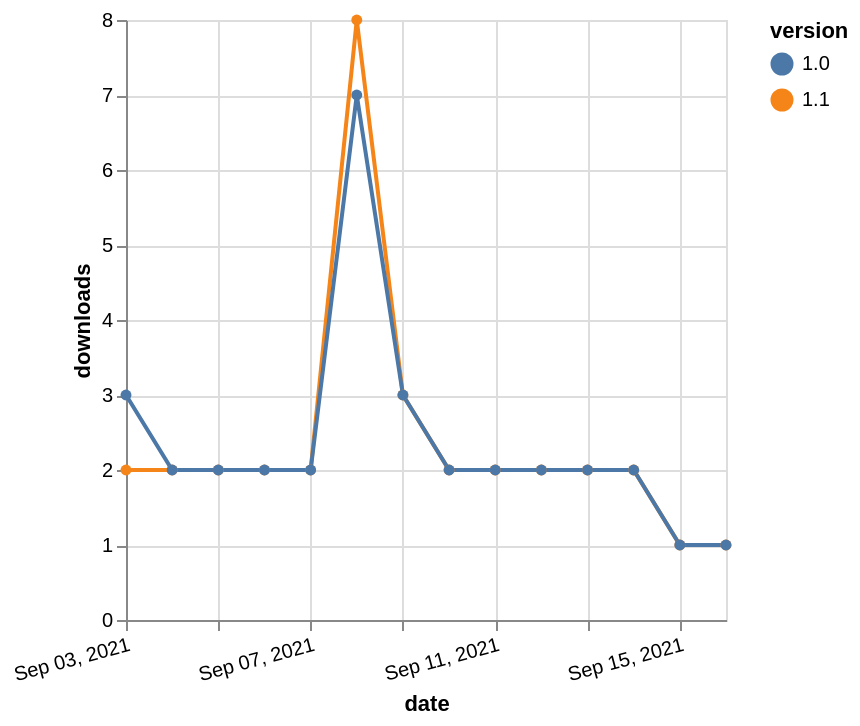

Here is the Vega-Lite specification saved for this chart:
### Vega-Lite specification from a JSON file in a GitHub repository (floating-point values rounded to 4 significant figures)
{"$schema": "https://vega.github.io/schema/vega-lite/v5.json", "description": "A simple bar chart with embedded data.", "data": {"values": [{"date": "2021-09-03", "total": 4091, "delta": 2, "version": "1.1"}, {"date": "2021-09-04", "total": 4093, "delta": 2, "version": "1.1"}, {"date": "2021-09-05", "total": 4095, "delta": 2, "version": "1.1"}, {"date": "2021-09-06", "total": 4097, "delta": 2, "version": "1.1"}, {"date": "2021-09-07", "total": 4099, "delta": 2, "version": "1.1"}, {"date": "2021-09-08", "total": 4107, "delta": 8, "version": "1.1"}, {"date": "2021-09-09", "total": 4110, "delta": 3, "version": "1.1"}, {"date": "2021-09-10", "total": 4112, "delta": 2, "version": "1.1"}, {"date": "2021-09-11", "total": 4114, "delta": 2, "version": "1.1"}, {"date": "2021-09-12", "total": 4116, "delta": 2, "version": "1.1"}, {"date": "2021-09-13", "total": 4118, "delta": 2, "version": "1.1"}, {"date": "2021-09-14", "total": 4120, "delta": 2, "version": "1.1"}, {"date": "2021-09-15", "total": 4121, "delta": 1, "version": "1.1"}, {"date": "2021-09-16", "total": 4122, "delta": 1, "version": "1.1"}, {"date": "2021-09-03", "total": 4219, "delta": 3, "version": "1.0"}, {"date": "2021-09-04", "total": 4221, "delta": 2, "version": "1.0"}, {"date": "2021-09-05", "total": 4223, "delta": 2, "version": "1.0"}, {"date": "2021-09-06", "total": 4225, "delta": 2, "version": "1.0"}, {"date": "2021-09-07", "total": 4227, "delta": 2, "version": "1.0"}, {"date": "2021-09-08", "total": 4234, "delta": 7, "version": "1.0"}, {"date": "2021-09-09", "total": 4237, "delta": 3, "version": "1.0"}, {"date": "2021-09-10", "total": 4239, "delta": 2, "version": "1.0"}, {"date": "2021-09-11", "total": 4241, "delta": 2, "version": "1.0"}, {"date": "2021-09-12", "total": 4243, "delta": 2, "version": "1.0"}, {"date": "2021-09-13", "total": 4245, "delta": 2, "version": "1.0"}, {"date": "2021-09-14", "total": 4247, "delta": 2, "version": "1.0"}, {"date": "2021-09-15", "total": 4248, "delta": 1, "version": "1.0"}, {"date": "2021-09-16", "total": 4249, "delta": 1, "version": "1.0"}]}, "width": "container", "mark": {"type": "line", "point": {"filled": true}}, "encoding": {"x": {"field": "date", "type": "temporal", "timeUnit": "yearmonthdate", "title": "date", "axis": {"labelAngle": -15}}, "y": {"field": "delta", "type": "quantitative", "title": "downloads"}, "color": {"field": "version", "type": "nominal"}, "tooltip": {"field": "delta"}}}
